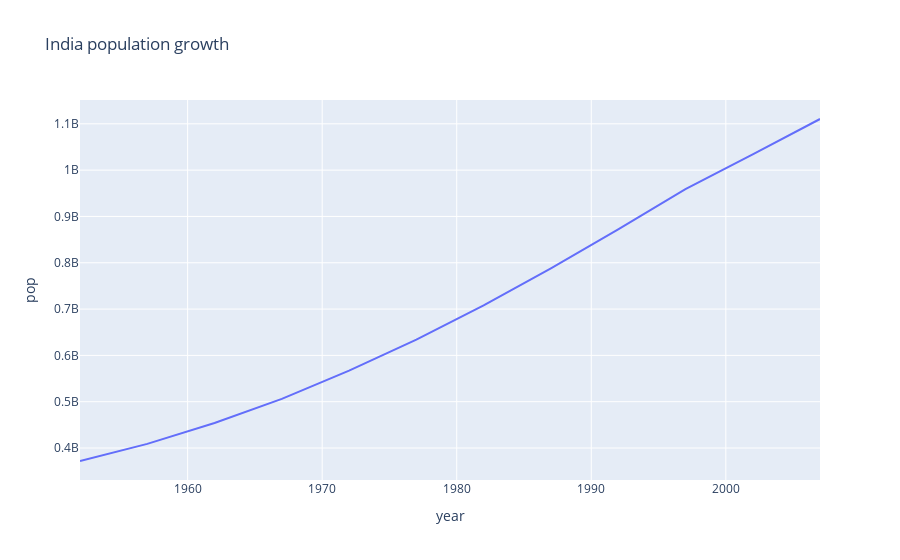

The code cell stored with this chart in its notebook:
### Code cell
# line plot
# plot india pop line plot
temp_df = gap[gap['country'] == 'India']

px.line(temp_df, x='year', y='pop',title='India population growth')

### Figure 1 — Plotly figure (JSON) as saved in the notebook; plotly's stock layout.template omitted (floating-point values rounded to 4 significant figures)
{"data": [{"hovertemplate": "year=%{x}<br>pop=%{y}<extra></extra>", "legendgroup": "", "line": {"color": "#636efa", "dash": "solid"}, "marker": {"symbol": "circle"}, "mode": "lines", "name": "", "orientation": "v", "showlegend": false, "type": "scatter", "x": [1952, 1957, 1962, 1967, 1972, 1977, 1982, 1987, 1992, 1997, 2002, 2007], "xaxis": "x", "y": [372000000, 409000000, 454000000, 506000000, 567000000, 634000000, 708000000, 788000000, 872000000, 959000000, 1034172547, 1110396331], "yaxis": "y"}], "layout": {"legend": {"tracegroupgap": 0}, "title": {"text": "India population growth"}, "xaxis": {"anchor": "y", "domain": [0, 1], "title": {"text": "year"}}, "yaxis": {"anchor": "x", "domain": [0, 1], "title": {"text": "pop"}}}}
